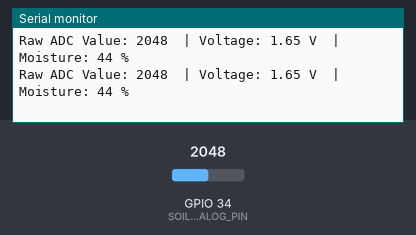
A sketch run on a simulated ESP32. Shown: the last lines printed to the serial monitor. The inputs (shaded band) are chosen by the test bench; at power-on: GPIO 34 (SOIL_ANALOG_PIN) = 2048 (analog values on the 0–4095 scale).

Above: at 2.2 s.
2.3 s: GPIO 34 (SOIL_ANALOG_PIN) set to 2866
At 3.6 s:
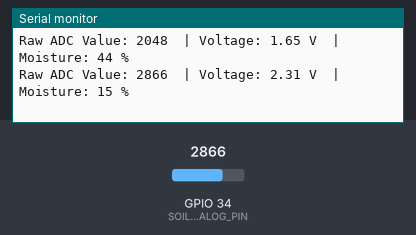
3.8 s: GPIO 34 (SOIL_ANALOG_PIN) set to 3603
At 4.8 s:
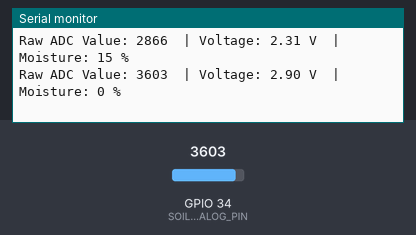
Timing chart, 0 to 6.8 s (numbered marks = the images above; inputs shaded):
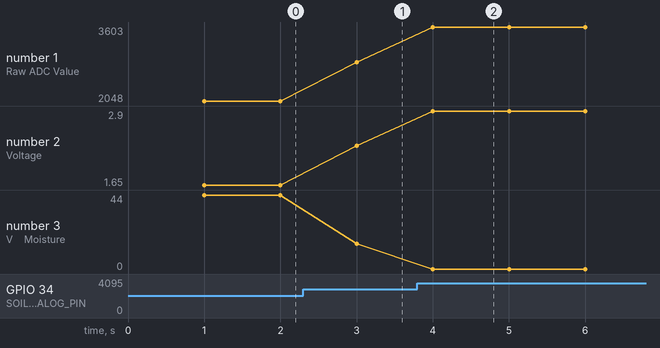

Measured:
- after the input at 2.3 s, the serial monitor: prints a new line after 0.70 s (image 1)
- after the input at 3.8 s, the serial monitor: prints a new line after 0.20 s (image 2)
- plotted number 1: 2048 → 2866 after the input at 2.3 s, 2866 → 3603 after the input at 3.8 s
- plotted number 2: 1.65 → 2.31 after the input at 2.3 s, 2.31 → 2.9 after the input at 3.8 s
- plotted number 3: 44 → 15 after the input at 2.3 s, 15 → 0 after the input at 3.8 s

The sketch:

2pinseonsorESP32.ino
```cpp
#include <Arduino.h>

#define SOIL_ANALOG_PIN 34

// Updated Calibration Values
// Measure these with your specific sensor:
int dryValue = 3300; // Raw ADC when completely in air
int wetValue = 500;  // Raw ADC when fully submerged in water (or saturated mud)

void setup() {
  Serial.begin(115200);
  analogReadResolution(12); // ESP32 12-bit ADC (0 - 4095)
  delay(1000);
}

void loop() {
  int rawADC = analogRead(SOIL_ANALOG_PIN);

  // Map raw ADC to percentage
  int moisturePercent = map(rawADC, dryValue, wetValue, 0, 100);
  moisturePercent = constrain(moisturePercent, 0, 100);

  float voltage = (rawADC / 4095.0) * 3.3;

  Serial.print("Raw ADC Value: ");
  Serial.print(rawADC);
  Serial.print("  | Voltage: ");
  Serial.print(voltage, 2);
  Serial.print(" V  | Moisture: ");
  Serial.print(moisturePercent);
  Serial.println(" %");

  delay(1000);
}
```
